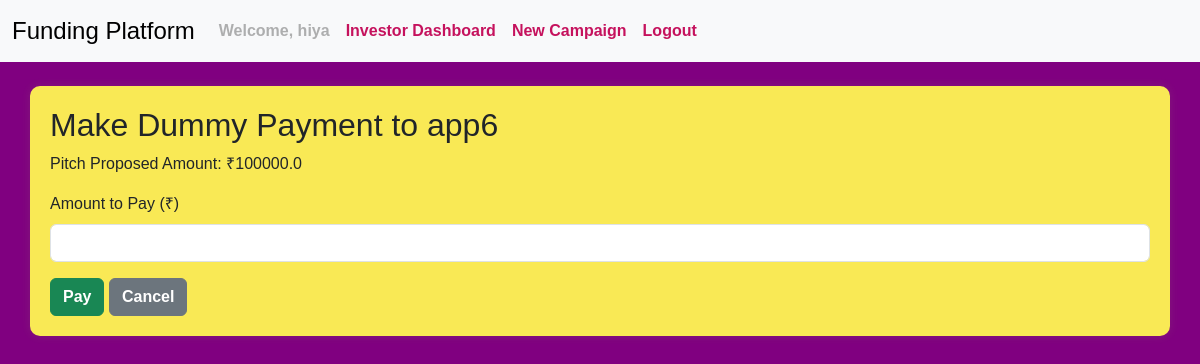
The app's page /investor/pitch/1/pay (signed in) with its own data.
### models.py (models this page shows, shortened)
class User(db.Model, UserMixin):
    __tablename__ = 'user'
    id = Column(Integer, primary_key=True)
    username = Column(String(32), unique=True)
    passhash = Column(String(256), nullable=False)
    name = Column(String(64), nullable=True)
    flagged = Column(Boolean, default=False)
    user_type = Column(String(50), nullable=False, default='user')
    __mapper_args__ = {
        'polymorphic_identity': 'user',
        'polymorphic_on': user_type
    }

class PitchRequest(db.Model):
    __tablename__ = 'pitch_request'
    id = Column(Integer, primary_key=True)
    campaign_id = Column(Integer, ForeignKey('funding_campaign.id'), nullable=False)
    startup_id = Column(Integer, ForeignKey('startup.id'), nullable=False)
    pitch_text = Column(Text, nullable=True)
    proposed_amount = Column(Float, nullable=False)
    status = Column(Enum('pending', 'accepted', 'rejected', 'completed', name='pitch_status_enum'), default='pending')
    created_on = Column(Date, default=date.today)
    is_paid = db.Column(db.Boolean, default=False)

### routes.py (the view, shortened to what this page needs)
@app.route('/investor/pitch/<int:pitch_id>/pay', methods=['GET', 'POST'])
@login_required
def pay_pitch(pitch_id):
    if current_user.user_type != 'investor':
        flash('Unauthorized access.', 'danger')
        return redirect(url_for('index'))
    if check_flagged_investor():
        return render_template('investor_flagged.html')
    pitch = PitchRequest.query.get_or_404(pitch_id)
    campaign = pitch.campaign_relation
    if campaign.investor_id != current_user.id:
        flash('Unauthorized action.', 'danger')
        return redirect(url_for('investor_dashboard'))
    return render_template('pay_pitch.html', pitch=pitch)

### app.py (called while the page is built)
@login_manager.user_loader
def load_user(user_id):
    return User.query.get(int(user_id))

### routes.py (called while the page is built)
def check_flagged_investor():
    if current_user.user_type == 'investor' and current_user.flagged:
        flash('You have been flagged by the admin and cannot access this section.', 'danger')
        return True
    return False

### templates/pay_pitch.html (shortened to what this page needs)
{% extends "layout.html" %}
{% block content %}
<h2>Make Dummy Payment to {{ pitch.startup_relation.username }}</h2>
<p>Pitch Proposed Amount: ₹{{ pitch.proposed_amount }}</p>
<form method="POST">
  <div class="mb-3">
    <label for="amount" class="form-label">Amount to Pay (₹)</label>
    <input type="number" step="0.01" name="amount" id="amount" class="form-control" max="{{ pitch.proposed_amount }}" required>
  </div>
  <button type="submit" class="btn btn-success">Pay</button>
  <a href="{{ url_for('investor_dashboard') }}" class="btn btn-secondary">Cancel</a>
</form>
{% endblock %}

### templates/layout.html (shortened to what this page needs)
<!DOCTYPE html>
<html lang="en">
<head>
  <link href="https://cdn.jsdelivr.net/npm/bootstrap@5.3.3/dist/css/bootstrap.min.css" rel="stylesheet"
 />
  {% block style %}
  <link href="{{ url_for('static', filename='profile_pictures/style.css') }}" rel="stylesheet" />
  {% endblock %}
</head>
<body>
  <nav class="navbar navbar-expand-lg navbar-light bg-light">
    <div class="container-fluid">
      <a class="navbar-brand" href="{{ url_for('index') }}">Funding Platform</a>
      <div class="collapse navbar-collapse" id="navbarSupportedContent">
        <ul class="navbar-nav me-auto mb-2 mb-lg-0">
          {% if current_user.is_authenticated %}
            <li class="nav-item">
              <span class="nav-link disabled">Welcome, {{ current_user.username }}</span>
            </li>
            {% if current_user.user_type == 'admin' %}
            <li class="nav-item">
              <a class="nav-link" href="{{ url_for('admin_dashboard') }}">Admin Dashboard</a>
            </li>
            {% elif current_user.user_type == 'investor' %}
            <li class="nav-item">
              <a class="nav-link" href="{{ url_for('investor_dashboard') }}">Investor Dashboard</a>
            </li>
            <li class="nav-item">
              <a class="nav-link" href="{{ url_for('new_funding_campaign') }}">New Campaign</a>
            </li>
            {% endif %}
            <li class="nav-item">
              <a class="nav-link" href="{{ url_for('logout') }}">Logout</a>
            </li>
          {% endif %}
        </ul>
      </div>
    </div>
  </nav>
  <div class="container mt-4">
    {% block content %}
    {% endblock %}
  </div>
</body>
</html>

### static/profile_pictures/style.css (style rules this page uses)
body { font-family: 'Arial', sans-serif; background-color:#800080; }
.navbar { margin-bottom: 20px; }
.navbar-brand { font-size: 1.5rem; }
.nav-link { color: #c5125d; font-weight: bold; }
.container { margin-top: 20px; background-color: #f9e955; padding: 20px; border-radius: 10px; box-shadow: 0px 0px 10px rgba(154, 241, 83, 0.1); }
.btn { font-weight: bold; }

### records on screen
User: username "hiya"
User: startup_relation.username "app6"
PitchRequest: proposed_amount "100000.0"
